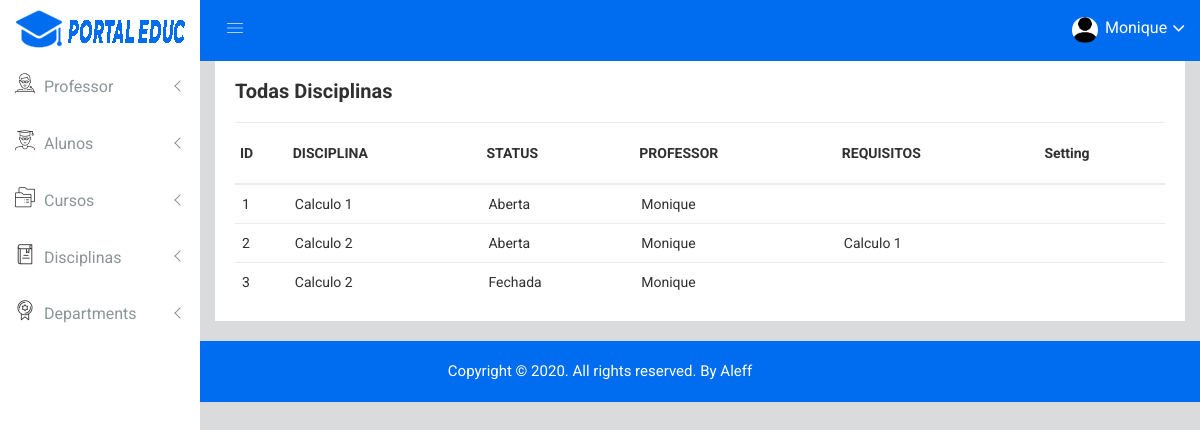
Before: /all-disciplinas (signed in) with the older database file.
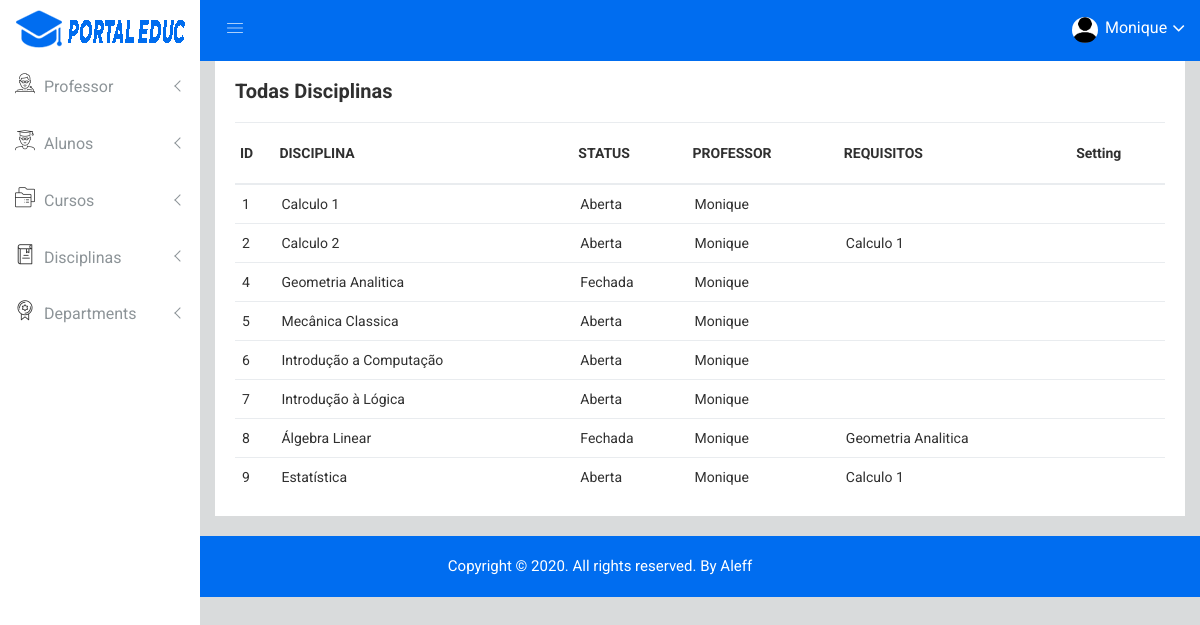
After: the same page with the newer database file.
### app/models.py (models this page shows, shortened)
class Disciplinas(models.Model):
    nome = models.CharField(max_length=50)
    requisitos = models.ManyToManyField('self', null=True, blank=True, symmetrical=False)
    prof = models.ForeignKey(User, on_delete=models.CASCADE, limit_choices_to={'groups__name': 'Professores'})
    alunos = models.ManyToManyField(User,related_name='Alunos', blank=True, limit_choices_to={'groups__name':'Alunos'})
    LOAN_STATUS = (
        ('a', 'Aberta'),
        ('f', 'Fechada'),
        ('e', 'Execução'),
        ('l', 'Finalizada'),
    )
    status = models.CharField(
        max_length=1,
        choices=LOAN_STATUS,
        blank=True,
        default='f',
        help_text='Status da Disciplina',
    )
    class Meta:
        ordering = ['id']

### app/views.py (the view)
# urls.py: path('all-disciplinas', views.all_disciplinas),
@login_required(login_url='/login')
def all_disciplinas(request):
    disciplinas = Disciplinas.objects.all()
    return render(request, 'all-disciplinas.html', {'disciplinas': disciplinas})

### app/templates/all-disciplinas.html (shortened to what this page needs)
{% extends "header.html" %}
{% block content %}
        <div class="product-status mg-b-15">
            <div class="container-fluid">
                <div class="row">
                    <div class="col-lg-12 col-md-12 col-sm-12 col-xs-12">
                        <div class="product-status-wrap">
                            <h4>Todas Disciplinas</h4>
                            <div class="asset-inner">
                                <table>
                                    <tr>
                                        <th>ID</th>
                                        <th>DISCIPLINA</th>
                                        <th>STATUS</th>
                                        <th>PROFESSOR</th>
                                        <th>REQUISITOS</th>
                                        <th>Setting</th>
                                    </tr>
                                    {% for x in disciplinas %}
                                    <tr>
                                        <td>{{x.id}}</td>
                                        <td>{{x.nome}}</td>
                                        <td>{{x.get_status_display}}</td>
                                        <td>{{x.prof.first_name}}</td>
                                        <td>{% for z in x.requisitos.all %} {{z.nome}}{%endfor%}</td>
                                        <td>
                                        </td>
                                    </tr>
                                    {% endfor %}
                                </table>
                            </div>
                        </div>
                    </div>
                </div>
            </div>
        </div>
    </div>
{% endblock %}

### app/templates/header.html (shortened to what this page needs)
<!DOCTYPE html>
{% load static %}
<html class="no-js" lang="pt-br">
<head>
    <link rel="stylesheet" href="{% static 'css/bootstrap.min.css'%}">
    <link rel="stylesheet" href="{% static 'css/font-awesome.min.css'%}">
    <link rel="stylesheet" href="{% static 'css/owl.carousel.css'%}">
    <link rel="stylesheet" href="{% static 'css/owl.theme.css'%}">
    <link rel="stylesheet" href="{% static 'css/owl.transitions.css'%}">
    <link rel="stylesheet" href="{% static 'css/animate.css'%}">
    <link rel="stylesheet" href="{% static 'css/normalize.css'%}">
    <link rel="stylesheet" href="{% static 'css/meanmenu.min.css'%}">
    <link rel="stylesheet" href="{% static 'css/main.css'%}">
    <link rel="stylesheet" href="{% static 'css/educate-custon-icon.css'%}">
    <link rel="stylesheet" href="{% static 'css/morrisjs/morris.css'%}">
    <link rel="stylesheet" href="{% static 'css/scrollbar/jquery.mCustomScrollbar.min.css'%}">
    <link rel="stylesheet" href="{% static 'css/metisMenu/metisMenu.min.css'%}">
    <link rel="stylesheet" href="{% static 'css/metisMenu/metisMenu-vertical.css'%}">
    <link rel="stylesheet" href="{% static 'css/calendar/fullcalendar.min.css'%}">
    <link rel="stylesheet" href="{% static 'css/calendar/fullcalendar.print.min.css'%}">
    <link rel="stylesheet" href="{% static 'style.css'%}">
    <link rel="stylesheet" href="{% static 'css/responsive.css'%}">
</head>
<body>
    <div class="left-sidebar-pro">
        <nav id="sidebar" class="">
            <div class="sidebar-header">
                <a href="/"><img class="main-logo" src="{% static 'img/logo/logo1.png'%}" alt="" /></a>
            </div>
            <div class="left-custom-menu-adp-wrap comment-scrollbar" >
                <nav class="sidebar-nav left-sidebar-menu-pro" >
                    <ul class="metismenu" id="menu1">
                        <li>
                            <a class="has-arrow" href="all-professors.html" aria-expanded="false"><span class="educate-icon educate-professor icon-wrap"></span> <span class="mini-click-non">Professor</span></a>
                        </li>
                        <li>
                            <a class="has-arrow" href="all-students.html" aria-expanded="false"><span class="educate-icon educate-student icon-wrap"></span> <span class="mini-click-non">Alunos</span></a>
                        </li>
                        <li>
                            <a class="has-arrow" href="all-courses.html" aria-expanded="false"><span class="educate-icon educate-course icon-wrap"></span> <span class="mini-click-non">Cursos</span></a>
                        </li>
                        <li>
                            <a class="has-arrow" href="all-courses.html" aria-expanded="false"><span class="educate-icon educate-library icon-wrap"></span> <span class="mini-click-non">Disciplinas</span></a>
                        </li>
                        <li>
                            <a class="has-arrow" href="all-courses.html" aria-expanded="false"><span class="educate-icon educate-department icon-wrap"></span> <span class="mini-click-non">Departments</span></a>
                        </li>
                    </ul>
                </nav>
            </div>
        </nav>
    </div>
    <div class="all-content-wrapper">
        <div class="container-fluid">
            <div class="row">
                <div class="col-lg-12 col-md-12 col-sm-12 col-xs-12">
                    <div class="logo-pro">
                        <a href="index.html"><img class="main-logo" src="{% static 'img/logo/logo.png'%}" alt="" /></a>
                    </div>
                </div>
            </div>
        </div>
        <div class="header-advance-area">
            <div class="header-top-area">
                <div class="container-fluid">
                    <div class="row">
                        <div class="col-lg-12 col-md-12 col-sm-12 col-xs-12">
                            <div class="header-top-wraper">
                                <div class="row">
                                    <div class="col-lg-1 col-md-0 col-sm-1 col-xs-12">
                                        <div class="menu-switcher-pro">
                                            <button type="button" id="sidebarCollapse" class="btn bar-button-pro header-drl-controller-btn btn-info navbar-btn">
													<i class="educate-icon educate-nav"></i>
												</button>
                                        </div>
                                    </div>
                                    <div class="col-lg-5 col-md-5 col-sm-12 col-xs-12">
                                        <div class="header-right-info">
                                            <ul class="nav navbar-nav mai-top-nav header-right-menu">
                                                <li class="nav-item">
                                                    <a href="#" data-toggle="dropdown" role="button" aria-expanded="false" class="nav-link dropdown-toggle">
															<img src="{% static 'img/product/pro5.jpg'%}" alt="" />
															<span class="admin-name">{{user.first_name}}</span>
															<i class="fa fa-angle-down edu-icon edu-down-arrow"></i>
														</a>
                                                </li>
                                            </ul>
                                        </div>
                                    </div>
                                </div>
                            </div>
                        </div>
                    </div>
                </div>
            </div>
        </div>
        {% block content %} {% endblock %}
</body>
        <div class="footer-copyright-area">
            <div class="container-fluid">
                <div class="row">
                    <div class="col-lg-12">
                        <div class="footer-copy-right">
                            <p>Copyright © 2020. All rights reserved. By <a href="https://github.com/jhom1310">Aleff</a></p>
                        </div>
                    </div>
                </div>
            </div>
        </div>
</html>

### app/static/css/main.css (style rules this page uses)
html { color: #222; font-size: 1em; line-height: 1.4; }
audio, canvas, iframe, img, svg, video { vertical-align: middle; }

### app/static/css/metisMenu/metisMenu-vertical.css (style rules this page uses)
.sidebar-nav { background: #fff; }
.sidebar-nav ul { padding: 0; margin: 0; list-style: none; background: #f5f5f5; }
.sidebar-nav .metismenu { background: #fff; display: -webkit-box; display: -ms-flexbox; display: flex; -webkit-box-orient: vertical; -webkit-box-direction: normal; -ms-flex-direction: column; flex-direction: column; }
.sidebar-nav .metismenu li + li { margin-top: 5px; }
.sidebar-nav .metismenu li:last-child { margin-bottom: 5px; }
.sidebar-nav .metismenu > li { display: -webkit-box; display: -ms-flexbox; display: flex; -webkit-box-orient: vertical; -webkit-box-direction: normal; -ms-flex-direction: column; flex-direction: column; position: relative; }
.sidebar-nav .metismenu a { position: relative; display: block; padding: 13px 15px; color: #444; outline-width: 0; transition: all .3s ease-out; font-size:16px; font-weight:400; }
.sidebar-nav .metismenu li .icon-wrap { margin-right:5px; font-size:20px; color:#303030; }

Changed rows visible on the page:
removed Disciplinas: id "3", nome "Calculo 2", status "Fechada", prof.first_name "Monique", shown under "Todas Disciplinas"
added Disciplinas: id "4", nome "Geometria Analitica", status "Fechada", prof.first_name "Monique"
added Disciplinas: id "5", nome "Mecânica Classica", status "Aberta", prof.first_name "Monique", shown under "Todas Disciplinas"
added Disciplinas: id "6", nome "Introdução a Computação", status "Aberta", prof.first_name "Monique", shown under "Todas Disciplinas"
added Disciplinas: id "7", nome "Introdução à Lógica", status "Aberta", prof.first_name "Monique", shown under "Todas Disciplinas"
added Disciplinas: id "8", nome "Álgebra Linear", status "Fechada", prof.first_name "Monique", shown under "Todas Disciplinas"
added Disciplinas: id "9", nome "Estatística", status "Aberta", prof.first_name "Monique", Disciplinas (nome "Calculo 1"), shown under "Todas Disciplinas"
